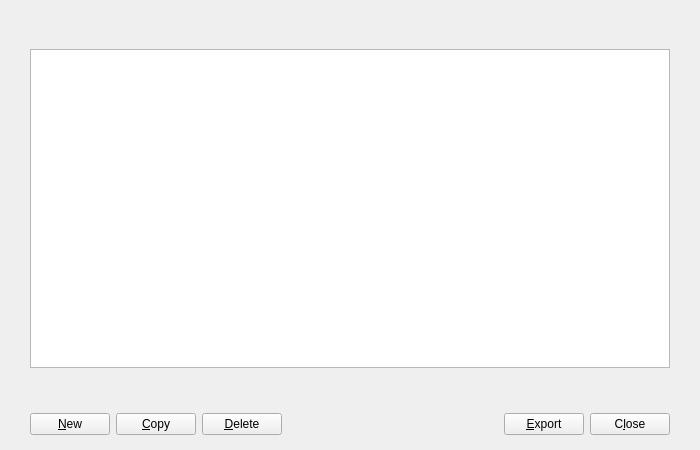
<?xml version="1.0" encoding="UTF-8"?>
<ui version="4.0">
 <class>AddressBookPage</class>
 <widget class="QWidget" name="AddressBookPage">
  <property name="geometry">
   <rect>
    <x>0</x>
    <y>0</y>
    <width>700</width>
    <height>450</height>
   </rect>
  </property>
  <layout class="QVBoxLayout" name="verticalLayout">
   <property name="spacing">
    <number>0</number>
   </property>
   <property name="leftMargin">
    <number>0</number>
   </property>
   <property name="topMargin">
    <number>0</number>
   </property>
   <property name="rightMargin">
    <number>0</number>
   </property>
   <property name="bottomMargin">
    <number>0</number>
   </property>
   <item>
    <layout class="QVBoxLayout" name="verticalLayout_2">
     <property name="spacing">
      <number>15</number>
     </property>
     <property name="leftMargin">
      <number>30</number>
     </property>
     <property name="topMargin">
      <number>20</number>
     </property>
     <property name="rightMargin">
      <number>30</number>
     </property>
     <property name="bottomMargin">
      <number>20</number>
     </property>
     <item>
      <widget class="QLabel" name="labelExplanation">
       <property name="textFormat">
        <enum>Qt::PlainText</enum>
       </property>
       <property name="wordWrap">
        <bool>true</bool>
       </property>
      </widget>
     </item>
     <item>
      <widget class="QTableView" name="tableView">
       <property name="contextMenuPolicy">
        <enum>Qt::CustomContextMenu</enum>
       </property>
       <property name="toolTip">
        <string>Right-click to edit address or label</string>
       </property>
       <property name="tabKeyNavigation">
        <bool>false</bool>
       </property>
       <property name="alternatingRowColors">
        <bool>true</bool>
       </property>
       <property name="selectionMode">
        <enum>QAbstractItemView::SingleSelection</enum>
       </property>
       <property name="selectionBehavior">
        <enum>QAbstractItemView::SelectRows</enum>
       </property>
       <property name="sortingEnabled">
        <bool>true</bool>
       </property>
       <attribute name="verticalHeaderVisible">
        <bool>false</bool>
       </attribute>
      </widget>
     </item>
    </layout>
   </item>
   <item>
    <widget class="QWidget" name="buttonsContainerWhite" native="true">
     <layout class="QHBoxLayout" name="horizontalLayout_2">
      <property name="leftMargin">
       <number>30</number>
      </property>
      <property name="topMargin">
       <number>25</number>
      </property>
      <property name="rightMargin">
       <number>30</number>
      </property>
      <property name="bottomMargin">
       <number>15</number>
      </property>
      <item>
       <widget class="QPushButton" name="newAddress">
        <property name="toolTip">
         <string>Create a new address</string>
        </property>
        <property name="text">
         <string>&amp;New</string>
        </property>
        <property name="icon">
         <iconset resource="../fabcoin.qrc">
          <normaloff>:/icons/add</normaloff>:/icons/add</iconset>
        </property>
        <property name="autoDefault">
         <bool>false</bool>
        </property>
       </widget>
      </item>
      <item>
       <widget class="QPushButton" name="copyAddress">
        <property name="toolTip">
         <string>Copy the currently selected address to the system clipboard</string>
        </property>
        <property name="text">
         <string>&amp;Copy</string>
        </property>
        <property name="icon">
         <iconset resource="../fabcoin.qrc">
          <normaloff>:/icons/editcopy</normaloff>:/icons/editcopy</iconset>
        </property>
        <property name="autoDefault">
         <bool>false</bool>
        </property>
       </widget>
      </item>
      <item>
       <widget class="QPushButton" name="deleteAddress">
        <property name="toolTip">
         <string>Delete the currently selected address from the list</string>
        </property>
        <property name="text">
         <string>&amp;Delete</string>
        </property>
        <property name="icon">
         <iconset resource="../fabcoin.qrc">
          <normaloff>:/icons/remove</normaloff>:/icons/remove</iconset>
        </property>
        <property name="autoDefault">
         <bool>false</bool>
        </property>
       </widget>
      </item>
      <item>
       <spacer name="horizontalSpacer">
        <property name="orientation">
         <enum>Qt::Horizontal</enum>
        </property>
        <property name="sizeHint" stdset="0">
         <size>
          <width>465</width>
          <height>21</height>
         </size>
        </property>
       </spacer>
      </item>
      <item>
       <widget class="QPushButton" name="exportButton">
        <property name="toolTip">
         <string>Export the data in the current tab to a file</string>
        </property>
        <property name="text">
         <string>&amp;Export</string>
        </property>
        <property name="icon">
         <iconset resource="../fabcoin.qrc">
          <normaloff>:/icons/export</normaloff>:/icons/export</iconset>
        </property>
        <property name="autoDefault">
         <bool>false</bool>
        </property>
       </widget>
      </item>
      <item>
       <widget class="QPushButton" name="closeButton">
        <property name="text">
         <string>C&amp;lose</string>
        </property>
        <property name="autoDefault">
         <bool>false</bool>
        </property>
       </widget>
      </item>
     </layout>
    </widget>
   </item>
  </layout>
 </widget>
 <resources>
  <include location="../fabcoin.qrc"/>
 </resources>
 <connections/>
</ui>
